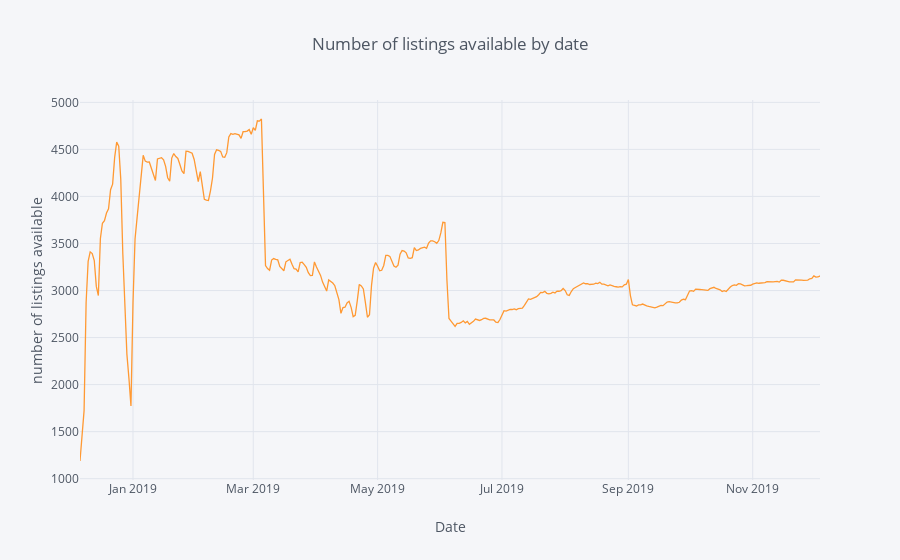

Notebook code cell kept with this figure:
### Markdown cell above
Below, we see that up to three months ahead, there are generally more accomodations available than further into the future. Reasons for this might be that hosts are more actively updating their calendars in this timeframe. This graph is **interactive**, and hovering over the points will show you a tooltip with the "number of available listings" and "weekday" by date.

### Code cell
sum_available = calendar[calendar.available == "t"].groupby(['date']).size().to_frame(name= 'available').reset_index()
sum_available['weekday'] = sum_available['date'].dt.day_name()
sum_available = sum_available.set_index('date')

sum_available.iplot(y='available', mode = 'lines', xTitle = 'Date', yTitle = 'number of listings available',\
                   text='weekday', title = 'Number of listings available by date')

### Figure 1 — Plotly figure (JSON) as saved in the notebook; plotly's stock layout.template omitted (floating-point values rounded to 4 significant figures; data arrays with more than 128 entries replaced by an {"elided": "..."} marker saying what was removed)
{"data": [{"line": {"color": "rgba(255, 153, 51, 1.0)", "dash": "solid", "shape": "linear", "width": 1.3}, "mode": "lines", "name": "available", "text": {"elided": "364 str values"}, "type": "scatter", "uid": "77187860-39c2-45cb-9538-a1f63dc85b0e", "x": {"elided": "364 str values"}, "y": {"elided": "364 int values"}}], "layout": {"legend": {"bgcolor": "#F5F6F9", "font": {"color": "#4D5663"}}, "paper_bgcolor": "#F5F6F9", "plot_bgcolor": "#F5F6F9", "title": {"font": {"color": "#4D5663"}, "text": "Number of listings available by date"}, "xaxis": {"gridcolor": "#E1E5ED", "showgrid": true, "tickfont": {"color": "#4D5663"}, "title": {"font": {"color": "#4D5663"}, "text": "Date"}, "zerolinecolor": "#E1E5ED"}, "yaxis": {"gridcolor": "#E1E5ED", "showgrid": true, "tickfont": {"color": "#4D5663"}, "title": {"font": {"color": "#4D5663"}, "text": "number of listings available"}, "zerolinecolor": "#E1E5ED"}}}
